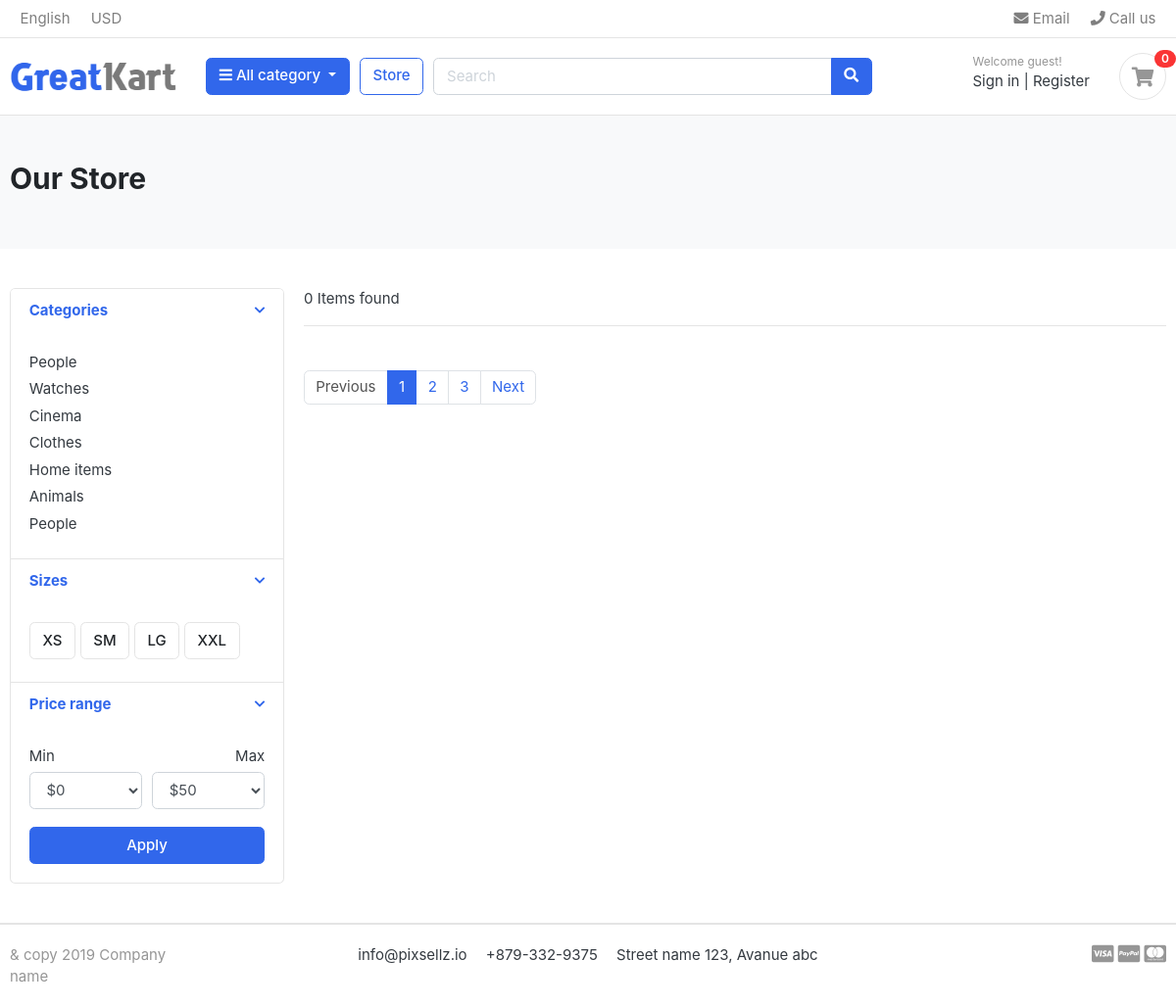
The page /store/ on the database as committed earlier.
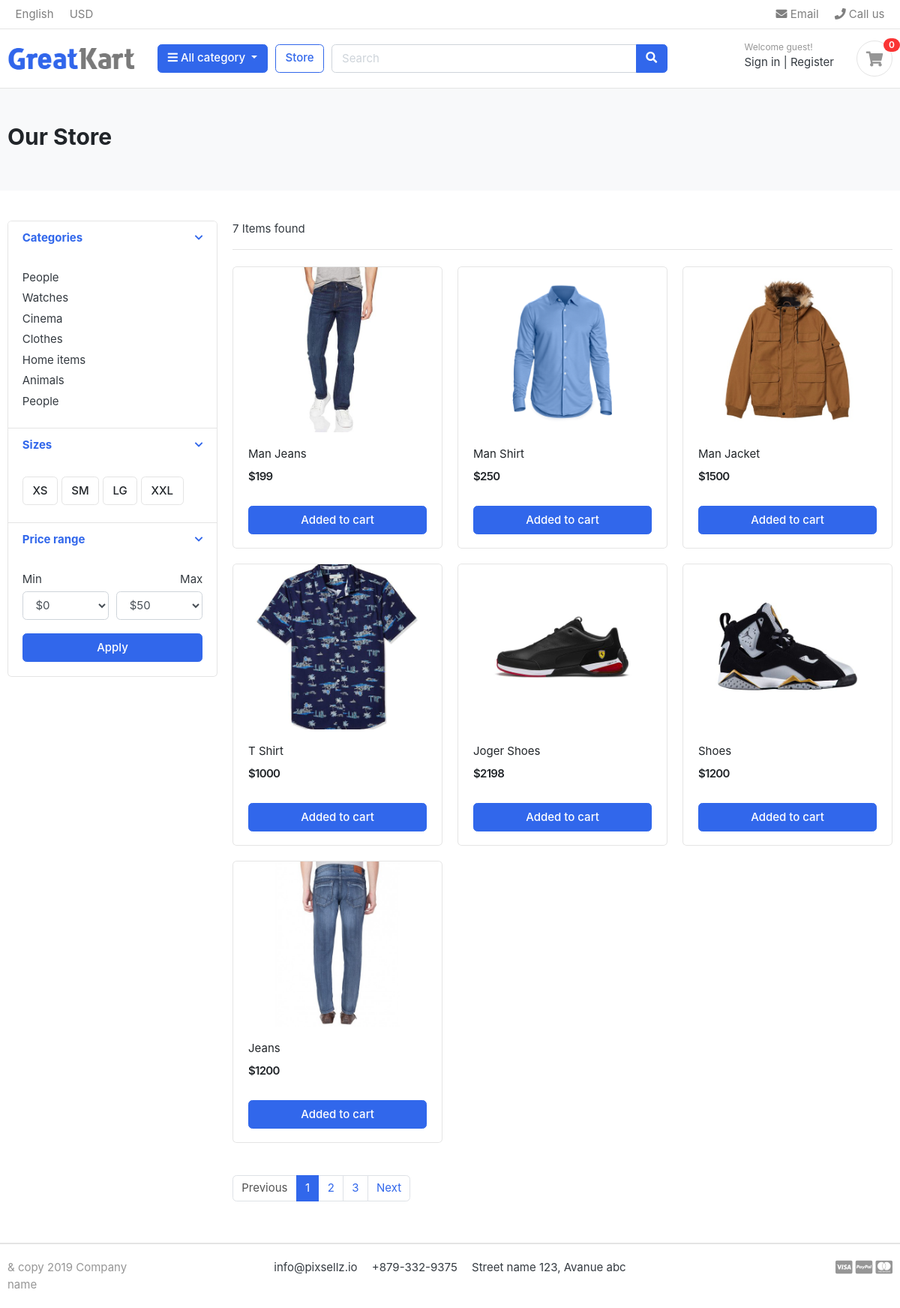
The same page on the database as committed later.
### store/models.py (models this page shows, shortened)
class Product(models.Model):
    Product_name    = models.CharField(max_length=50, unique=True)
    Slug            = models.SlugField(max_length=50, unique=True)
    Description     = models.TextField()
    Price           = models.IntegerField()
    Image           = models.ImageField(upload_to='product/images')
    Stock           = models.IntegerField()
    is_available    = models.BooleanField(default=True)
    category        = models.ForeignKey(Categorie, on_delete=models.CASCADE)
    Created_date    = models.DateTimeField(auto_now_add=True)
    Modified_date   = models.DateTimeField(auto_now=True)

### store/views.py (the view)
# urls.py: path('', views.Store, name='store'),
def Store(request, category_slug=None):
    categories = None
    product = None
    if category_slug != None:
        categories = get_object_or_404(Categorie, slug = category_slug)
        product = Product.objects.filter(category=categories, is_available=True)
        product_count = product.count()
    else:
        product = Product.objects.all().filter(is_available=True)
        product_count = product.count()
    context ={
        'products':product,
        'prouduct_count': product_count
    }
    return render(request, 'store.html', context)

### category/context_processor.py (called while the page is built)
def get_links(request):
    links = Categorie.objects.all()
    return dict(link=links)

### templates/store.html (shortened to what this page needs)
{% extends "base.html" %}
{% load static %}
{% block content %}
<section class="section-pagetop bg">
<div class="container">
	<h2 class="title-page">Our Store</h2>
</div>
</section>
<section class="section-content padding-y">
<div class="container">
<div class="row">
	<aside class="col-md-3">
<div class="card">
	<article class="filter-group">
		<header class="card-header">
			<a href="#" data-toggle="collapse" data-target="#collapse_1" aria-expanded="true" class="">
				<i class="icon-control fa fa-chevron-down"></i>
				<h6 class="title">Categories</h6>
			</a>
		</header>
		<div class="filter-content collapse show" id="collapse_1" style="">
			<div class="card-body">
				<ul class="list-menu">
				<li><a href="#">People  </a></li>
				<li><a href="#">Watches </a></li>
				<li><a href="#">Cinema  </a></li>
				<li><a href="#">Clothes  </a></li>
				<li><a href="#">Home items </a></li>
				<li><a href="#">Animals</a></li>
				<li><a href="#">People </a></li>
				</ul>
			</div>
		</div>
	</article>
	<article class="filter-group">
		<header class="card-header">
			<a href="#" data-toggle="collapse" data-target="#collapse_4" aria-expanded="true" class="">
				<i class="icon-control fa fa-chevron-down"></i>
				<h6 class="title">Sizes </h6>
			</a>
		</header>
		<div class="filter-content collapse show" id="collapse_4" style="">
			<div class="card-body">
			  <label class="checkbox-btn">
			    <span class="btn btn-light"> XS </span>
			  </label>
			  <label class="checkbox-btn">
			    <span class="btn btn-light"> SM </span>
			  </label>
			  <label class="checkbox-btn">
			    <span class="btn btn-light"> LG </span>
			  </label>
			  <label class="checkbox-btn">
			    <span class="btn btn-light"> XXL </span>
			  </label>
		</div>
		</div>
	</article>
	<article class="filter-group">
		<header class="card-header">
			<a href="#" data-toggle="collapse" data-target="#collapse_3" aria-expanded="true" class="">
				<i class="icon-control fa fa-chevron-down"></i>
				<h6 class="title">Price range </h6>
			</a>
		</header>
		<div class="filter-content collapse show" id="collapse_3" style="">
			<div class="card-body">
				<div class="form-row">
				<div class="form-group col-md-6">
				  <label>Min</label>
				  	<select class="mr-2 form-control">
						<option value="0">$0</option>
					</select>
				</div>
				<div class="form-group text-right col-md-6">
				  <label>Max</label>
				  	<select class="mr-2 form-control">
						<option value="50">$50</option>
					</select>
				</div>
				</div>
				<button class="btn btn-block btn-primary">Apply</button>
			</div>
		</div>
	</article>
</div>
	</aside>
	<main class="col-md-9">
<header class="border-bottom mb-4 pb-3">
		<div class="form-inline">
			<span class="mr-md-auto">{{prouduct_count}} Items found </span>
		</div>
</header>
<div class="row">
	{% for product in products %}
	<div class="col-md-4">
		<figure class="card card-product-grid">
			<div class="img-wrap">
				<img src="{{product.Image.url}}">
			</div>
			<figcaption class="info-wrap">
				<div class="fix-height">
					<a href="./product-detail.html" class="title">{{product.Product_name}}</a>
					<div class="price-wrap mt-2">
						<span class="price">${{product.Price}}</span>
					</div>
				</div>
				<a href="#" class="btn btn-block btn-primary">Added to cart </a>
			</figcaption>
		</figure>
	</div>
	{% endfor %}
</div>
<nav class="mt-4" aria-label="Page navigation sample">
  <ul class="pagination">
    <li class="page-item disabled"><a class="page-link" href="#">Previous</a></li>
    <li class="page-item active"><a class="page-link" href="#">1</a></li>
    <li class="page-item"><a class="page-link" href="#">2</a></li>
    <li class="page-item"><a class="page-link" href="#">3</a></li>
    <li class="page-item"><a class="page-link" href="#">Next</a></li>
  </ul>
</nav>
	</main>
</div>
</div>
</section>
{% endblock content %}

Rows that differ between the two databases and show on the page:
added Product: Image (picture), Product_name "Man Jeans", Price "199"
added Product: Image (picture), Product_name "Man Shirt", Price "250"
added Product: Image (picture), Product_name "Man Jacket", Price "1500"
added Product: Image (picture), Product_name "T Shirt", Price "1000"
added Product: Image (picture), Product_name "Joger Shoes", Price "2198"
added Product: Image (picture), Product_name "Shoes", Price "1200"
added Product: Image (picture), Product_name "Jeans", Price "1200"
Other text that changed with them:
{{ prouduct_count }}: "0" → "7"
